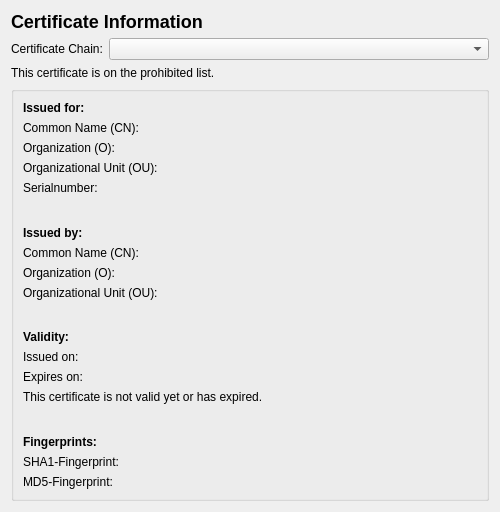
<?xml version="1.0" encoding="UTF-8"?>
<ui version="4.0">
 <class>EricSslCertificatesInfoWidget</class>
 <widget class="QWidget" name="EricSslCertificatesInfoWidget">
  <property name="geometry">
   <rect>
    <x>0</x>
    <y>0</y>
    <width>500</width>
    <height>512</height>
   </rect>
  </property>
  <layout class="QVBoxLayout" name="verticalLayout">
   <item>
    <widget class="QLabel" name="label_17">
     <property name="sizePolicy">
      <sizepolicy hsizetype="Preferred" vsizetype="Minimum">
       <horstretch>0</horstretch>
       <verstretch>0</verstretch>
      </sizepolicy>
     </property>
     <property name="text">
      <string>&lt;h2&gt;Certificate Information&lt;/h2&gt;</string>
     </property>
    </widget>
   </item>
   <item>
    <layout class="QHBoxLayout" name="horizontalLayout">
     <item>
      <widget class="QLabel" name="chainLabel">
       <property name="text">
        <string>Certificate Chain:</string>
       </property>
      </widget>
     </item>
     <item>
      <widget class="QComboBox" name="chainComboBox">
       <property name="sizePolicy">
        <sizepolicy hsizetype="Expanding" vsizetype="Fixed">
         <horstretch>0</horstretch>
         <verstretch>0</verstretch>
        </sizepolicy>
       </property>
      </widget>
     </item>
    </layout>
   </item>
   <item>
    <widget class="QLabel" name="prohibitedLabel">
     <property name="text">
      <string>This certificate is on the prohibited list.</string>
     </property>
    </widget>
   </item>
   <item>
    <widget class="QGroupBox" name="groupBox">
     <layout class="QGridLayout" name="gridLayout">
      <item row="0" column="0" colspan="2">
       <widget class="QLabel" name="label">
        <property name="text">
         <string>&lt;b&gt;Issued for:&lt;/b&gt;</string>
        </property>
       </widget>
      </item>
      <item row="1" column="0">
       <widget class="QLabel" name="label_2">
        <property name="text">
         <string>Common Name (CN):</string>
        </property>
       </widget>
      </item>
      <item row="1" column="1">
       <widget class="QLabel" name="subjectCommonNameLabel">
        <property name="sizePolicy">
         <sizepolicy hsizetype="Expanding" vsizetype="Preferred">
          <horstretch>0</horstretch>
          <verstretch>0</verstretch>
         </sizepolicy>
        </property>
        <property name="text">
         <string/>
        </property>
       </widget>
      </item>
      <item row="2" column="0">
       <widget class="QLabel" name="label_3">
        <property name="text">
         <string>Organization (O):</string>
        </property>
       </widget>
      </item>
      <item row="2" column="1">
       <widget class="QLabel" name="subjectOrganizationLabel">
        <property name="sizePolicy">
         <sizepolicy hsizetype="Expanding" vsizetype="Preferred">
          <horstretch>0</horstretch>
          <verstretch>0</verstretch>
         </sizepolicy>
        </property>
        <property name="text">
         <string/>
        </property>
       </widget>
      </item>
      <item row="3" column="0">
       <widget class="QLabel" name="label_4">
        <property name="text">
         <string>Organizational Unit (OU):</string>
        </property>
       </widget>
      </item>
      <item row="3" column="1">
       <widget class="QLabel" name="subjectOrganizationalUnitLabel">
        <property name="sizePolicy">
         <sizepolicy hsizetype="Expanding" vsizetype="Preferred">
          <horstretch>0</horstretch>
          <verstretch>0</verstretch>
         </sizepolicy>
        </property>
        <property name="text">
         <string/>
        </property>
       </widget>
      </item>
      <item row="4" column="0">
       <widget class="QLabel" name="label_5">
        <property name="text">
         <string>Serialnumber:</string>
        </property>
       </widget>
      </item>
      <item row="4" column="1">
       <widget class="QLabel" name="serialNumberLabel">
        <property name="sizePolicy">
         <sizepolicy hsizetype="Expanding" vsizetype="Preferred">
          <horstretch>0</horstretch>
          <verstretch>0</verstretch>
         </sizepolicy>
        </property>
        <property name="text">
         <string/>
        </property>
       </widget>
      </item>
      <item row="5" column="0">
       <spacer name="verticalSpacer_3">
        <property name="orientation">
         <enum>Qt::Vertical</enum>
        </property>
        <property name="sizeHint" stdset="0">
         <size>
          <width>20</width>
          <height>10</height>
         </size>
        </property>
       </spacer>
      </item>
      <item row="6" column="0" colspan="2">
       <widget class="QLabel" name="label_6">
        <property name="text">
         <string>&lt;b&gt;Issued by:&lt;/b&gt;</string>
        </property>
       </widget>
      </item>
      <item row="7" column="0">
       <widget class="QLabel" name="label_9">
        <property name="text">
         <string>Common Name (CN):</string>
        </property>
       </widget>
      </item>
      <item row="7" column="1">
       <widget class="QLabel" name="issuerCommonNameLabel">
        <property name="sizePolicy">
         <sizepolicy hsizetype="Expanding" vsizetype="Preferred">
          <horstretch>0</horstretch>
          <verstretch>0</verstretch>
         </sizepolicy>
        </property>
        <property name="text">
         <string/>
        </property>
       </widget>
      </item>
      <item row="8" column="0">
       <widget class="QLabel" name="label_8">
        <property name="text">
         <string>Organization (O):</string>
        </property>
       </widget>
      </item>
      <item row="8" column="1">
       <widget class="QLabel" name="issuerOrganizationLabel">
        <property name="sizePolicy">
         <sizepolicy hsizetype="Expanding" vsizetype="Preferred">
          <horstretch>0</horstretch>
          <verstretch>0</verstretch>
         </sizepolicy>
        </property>
        <property name="text">
         <string/>
        </property>
       </widget>
      </item>
      <item row="9" column="0">
       <widget class="QLabel" name="label_7">
        <property name="text">
         <string>Organizational Unit (OU):</string>
        </property>
       </widget>
      </item>
      <item row="9" column="1">
       <widget class="QLabel" name="issuerOrganizationalUnitLabel">
        <property name="sizePolicy">
         <sizepolicy hsizetype="Expanding" vsizetype="Preferred">
          <horstretch>0</horstretch>
          <verstretch>0</verstretch>
         </sizepolicy>
        </property>
        <property name="text">
         <string/>
        </property>
       </widget>
      </item>
      <item row="10" column="0">
       <spacer name="verticalSpacer_2">
        <property name="orientation">
         <enum>Qt::Vertical</enum>
        </property>
        <property name="sizeHint" stdset="0">
         <size>
          <width>20</width>
          <height>9</height>
         </size>
        </property>
       </spacer>
      </item>
      <item row="11" column="0" colspan="2">
       <widget class="QLabel" name="label_10">
        <property name="text">
         <string>&lt;b&gt;Validity:&lt;/b&gt;</string>
        </property>
       </widget>
      </item>
      <item row="12" column="0">
       <widget class="QLabel" name="label_11">
        <property name="text">
         <string>Issued on:</string>
        </property>
       </widget>
      </item>
      <item row="12" column="1">
       <widget class="QLabel" name="effectiveLabel">
        <property name="sizePolicy">
         <sizepolicy hsizetype="Expanding" vsizetype="Preferred">
          <horstretch>0</horstretch>
          <verstretch>0</verstretch>
         </sizepolicy>
        </property>
        <property name="text">
         <string/>
        </property>
       </widget>
      </item>
      <item row="13" column="0">
       <widget class="QLabel" name="label_12">
        <property name="text">
         <string>Expires on:</string>
        </property>
       </widget>
      </item>
      <item row="13" column="1">
       <widget class="QLabel" name="expiresLabel">
        <property name="sizePolicy">
         <sizepolicy hsizetype="Expanding" vsizetype="Preferred">
          <horstretch>0</horstretch>
          <verstretch>0</verstretch>
         </sizepolicy>
        </property>
        <property name="text">
         <string/>
        </property>
       </widget>
      </item>
      <item row="14" column="0" colspan="2">
       <widget class="QLabel" name="expiredLabel">
        <property name="text">
         <string>This certificate is not valid yet or has expired.</string>
        </property>
       </widget>
      </item>
      <item row="15" column="0">
       <spacer name="verticalSpacer">
        <property name="orientation">
         <enum>Qt::Vertical</enum>
        </property>
        <property name="sizeHint" stdset="0">
         <size>
          <width>20</width>
          <height>10</height>
         </size>
        </property>
       </spacer>
      </item>
      <item row="16" column="0" colspan="2">
       <widget class="QLabel" name="label_13">
        <property name="text">
         <string>&lt;b&gt;Fingerprints:&lt;/b&gt;</string>
        </property>
       </widget>
      </item>
      <item row="17" column="0">
       <widget class="QLabel" name="label_14">
        <property name="text">
         <string>SHA1-Fingerprint:</string>
        </property>
       </widget>
      </item>
      <item row="17" column="1">
       <widget class="QLabel" name="sha1Label">
        <property name="sizePolicy">
         <sizepolicy hsizetype="Expanding" vsizetype="Preferred">
          <horstretch>0</horstretch>
          <verstretch>0</verstretch>
         </sizepolicy>
        </property>
        <property name="text">
         <string/>
        </property>
       </widget>
      </item>
      <item row="18" column="0">
       <widget class="QLabel" name="label_15">
        <property name="text">
         <string>MD5-Fingerprint:</string>
        </property>
       </widget>
      </item>
      <item row="18" column="1">
       <widget class="QLabel" name="md5Label">
        <property name="sizePolicy">
         <sizepolicy hsizetype="Expanding" vsizetype="Preferred">
          <horstretch>0</horstretch>
          <verstretch>0</verstretch>
         </sizepolicy>
        </property>
        <property name="text">
         <string/>
        </property>
       </widget>
      </item>
     </layout>
    </widget>
   </item>
  </layout>
 </widget>
 <resources/>
 <connections/>
</ui>
